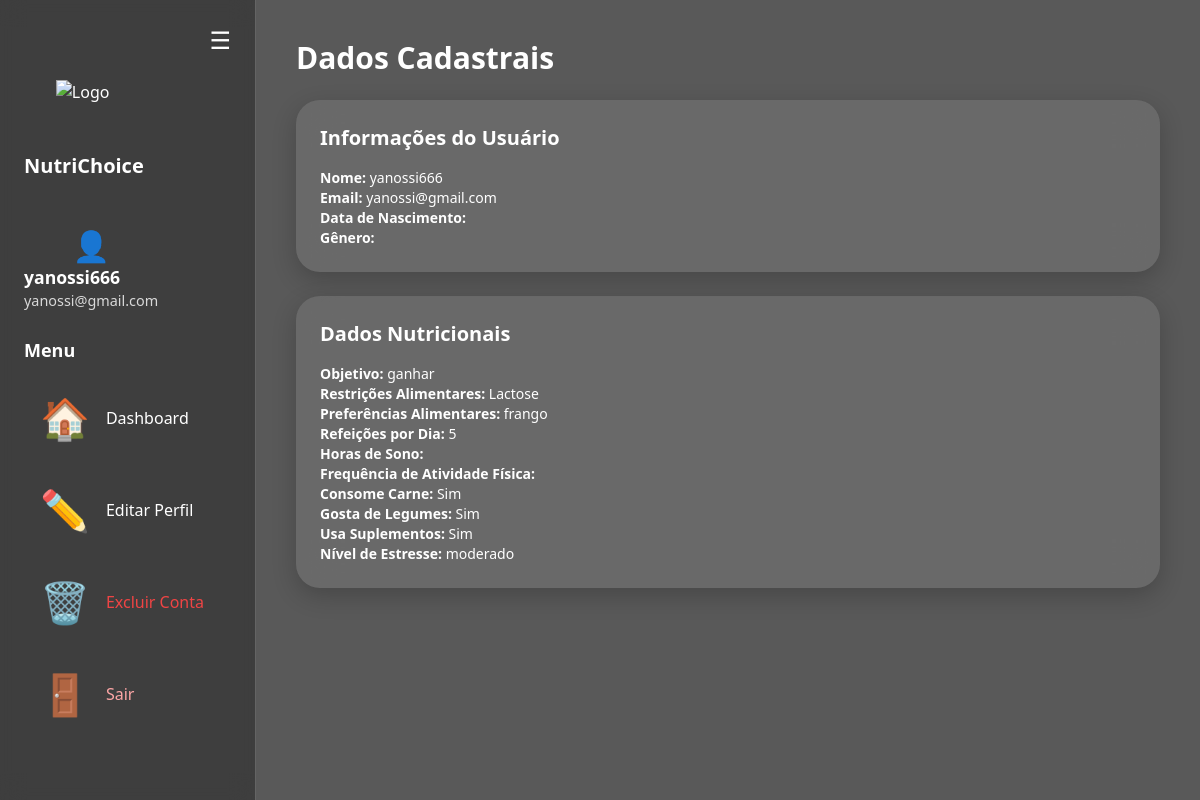
Page /dados/ (signed in) on the committed database.
### meu_app/models.py (models this page shows, shortened)
class Questionario(models.Model):
    USUARIO_CHOICES = [
        ('M', 'Masculino'),
        ('F', 'Feminino'),
        ('O', 'Outro'),
    ]
    ATIVIDADE_FISICA_CHOICES = [
        ('Sedentario', 'Sedentário'),
        ('Leve', 'Leve'),
        ('Moderada', 'Moderada'),
        ('Intensa', 'Intensa'),
    ]
    FOME_CHOICES = [
        ('Baixa', 'Baixa'),
        ('Moderada', 'Moderada'),
        ('Alta', 'Alta'),
    ]
    SONO_CHOICES = [
        ('Ruim', 'Ruim'),
        ('Moderado', 'Moderado'),
        ('Bom', 'Bom'),
    ]
    usuario = models.ForeignKey(User, on_delete=models.CASCADE, related_name="questionarios", verbose_name="Usuário")
    nome = models.CharField(max_length=100, blank=True, null=True)
    idade = models.IntegerField(null=True, blank=True)
    peso = models.DecimalField(max_digits=5, decimal_places=2, null=True, blank=True)  # em kg
    altura = models.DecimalField(max_digits=5, decimal_places=2, null=True, blank=True)  # em metros
    objetivo = models.CharField(max_length=100)
    restricoes = models.TextField(blank=True)
    preferencia = models.TextField(blank=True)
    refeicoes_por_dia = models.IntegerField(null=True, blank=True)
    come_carne = models.BooleanField(default=True)
    gosta_de_legumes = models.BooleanField(default=True)
    agua_bebida = models.DecimalField(max_digits=5, decimal_places=2, default=0, null=True, blank=True)  # ml de água por dia
    usa_suplementos = models.BooleanField(default=False)
    estresse = models.CharField(max_length=100, blank=True)
    atividade_fisica = models.CharField(max_length=100, choices=ATIVIDADE_FISICA_CHOICES, blank=True)
    fome = models.CharField(max_length=100, choices=FOME_CHOICES, blank=True)
    genero = models.CharField(max_length=50, choices=USUARIO_CHOICES, blank=True)
    sono = models.CharField(max_length=100, choices=SONO_CHOICES, blank=True)
    class Meta:
        verbose_name = "Questionário"
        verbose_name_plural = "Questionários"

### meu_app/views.py (the view)
# urls.py: path('dados/', views.dadoscadastrais, name='dados'),
@login_required
def dadoscadastrais(request):
    questionario = Questionario.objects.filter(usuario=request.user).first()
    if questionario:
        dados = {
            'nome': questionario.nome,
            'idade': questionario.idade,
            'peso': questionario.peso,
            'altura': questionario.altura,
            'genero': questionario.genero,
            'objetivo': questionario.objetivo,
            'restricoes': questionario.restricoes,
            'preferencia': questionario.preferencia,
            'fome': questionario.fome,
            'refeicoes_por_dia': questionario.refeicoes_por_dia,
            'come_carne': questionario.come_carne,
            'gosta_de_legumes': questionario.gosta_de_legumes,
            'agua_bebida': questionario.agua_bebida,
            'sono': questionario.sono,
            'atividade_fisica': questionario.atividade_fisica,
            'usa_suplementos': questionario.usa_suplementos,
            'estresse': questionario.estresse,
        }
    else:
        dados = {}
    return render(request, 'meu_app/dados_cadastrais.html', {'dados': dados, 'questionario': questionario})

### meu_app/templates/meu_app/dados_cadastrais.html (shortened to what this page needs)
<!DOCTYPE html>
<html lang="pt-br">
<head>
  <script src="https://cdn.tailwindcss.com"></script>
</head>
<body class="min-h-screen overflow-x-hidden">
  <div class="overlay"></div>
  <div class="flex min-h-screen">
    <aside id="sidebar" class="w-64 p-6 flex flex-col items-start bg-black bg-opacity-30 backdrop-blur-md border-r border-white border-opacity-20 transition-all duration-300">
      <button id="toggleSidebar" class="self-end mb-6 text-white text-2xl focus:outline-none">
        ☰
      </button>
      <div class="sidebar-header">
        <img src="https://cdn-icons-png.flaticon.com/512/415/415744.png" alt="Logo" class="w-14 h-14">
        <h2 class="text-xl font-bold text-center mt-4">NutriChoice</h2>
      </div>
      <div class="profile-info">
        <div class="text-3xl">👤</div>
        <div class="flex flex-col">
          <span class="username">{{ user.username }}</span>
          <span class="email">{{ user.email }}</span>
        </div>
      </div>
      <h2 id="menuTitle" class="text-lg font-bold text-white mt-6 mb-4">Menu</h2>
      <nav id="menuLinks" class="space-y-4 w-full">
        <a href="{% url 'perfil_nutricional' %}" class="menu-link flex items-center px-4 py-2 text-white">
          <span class="icon-box mr-4">🏠</span> Dashboard
        </a>
        <a href="{% url 'editar_perfil' %}" class="menu-link flex items-center px-4 py-2 text-white">
          <span class="icon-box mr-4">✏️</span> Editar Perfil
        </a>
        <a href="{% url 'excluir_perfil' %}" class="menu-link flex items-center px-4 py-2 text-red-500 hover:text-red-400 hover:bg-opacity-20 transition">
          <span class="icon-box mr-4">🗑️</span> Excluir Conta
        </a>
        <a href="{% url 'logout' %}" class="menu-link flex items-center px-4 py-2 text-red-300">
          <span class="icon-box mr-4">🚪</span> Sair
        </a>
      </nav>
    </aside>
    <main class="flex-1 p-10 overflow-auto transition-all duration-300">
      <h1 class="text-3xl font-bold mb-6">Dados Cadastrais</h1>
      <div class="glass p-6 mb-6">
        <h3 class="text-xl font-semibold">Informações do Usuário</h3>
        <div class="text-sm mt-4">
          <p><strong>Nome:</strong> {{ user.username }}</p>
          <p><strong>Email:</strong> {{ user.email }}</p>
          <p><strong>Data de Nascimento:</strong> {{ user.data_nascimento }}</p>
          <p><strong>Gênero:</strong> {{ user.genero }}</p>
        </div>
      </div>
      <div class="glass p-6 mb-6">
        <h3 class="text-xl font-semibold">Dados Nutricionais</h3>
        <div class="text-sm mt-4">
          <p><strong>Objetivo:</strong> {{ questionario.objetivo }}</p>
          <p><strong>Restrições Alimentares:</strong> {{ questionario.restricoes }}</p>
          <p><strong>Preferências Alimentares:</strong> {{ questionario.preferencia }}</p>
          <p><strong>Refeições por Dia:</strong> {{ questionario.refeicoes_por_dia }}</p>
          <p><strong>Horas de Sono:</strong> {{ questionario.sono }}</p>
          <p><strong>Frequência de Atividade Física:</strong> {{ questionario.atividade_fisica }}</p>
          <p><strong>Consome Carne:</strong> {% if questionario.come_carne %} Sim {% else %} Não {% endif %}</p>
          <p><strong>Gosta de Legumes:</strong> {% if questionario.gosta_de_legumes %} Sim {% else %} Não {% endif %}</p>
          <p><strong>Usa Suplementos:</strong> {% if questionario.usa_suplementos %} Sim {% else %} Não {% endif %}</p>
          <p><strong>Nível de Estresse:</strong> {{ questionario.estresse }}</p>
        </div>
      </div>
</body>
</html>

### meu_app/templates/meu_app/dados_cadastrais.html (style rules this page uses)
body { background-image: url('https://images.unsplash.com/photo-1617957743097-0d20aa2ea762?q=80&w=1932&auto=format&fit=crop'); background-size: cover; background-position: center; background-attachment: fixed; color: white; font-family: 'Segoe UI', sans-serif; }
.overlay { position: fixed; top: 0; left: 0; width: 100%; height: 100%; background: rgba(0, 0, 0, 0.65); z-index: -1; }
.glass { background: rgba(255, 255, 255, 0.1); backdrop-filter: blur(20px); -webkit-backdrop-filter: blur(20px); border-radius: 1.5rem; transition: transform 0.3s ease; box-shadow: 0 8px 24px rgba(0, 0, 0, 0.2); }
.icon-box { font-size: 2.5rem; }
.menu-link { transition: all 0.3s ease; }
.sidebar-header { display: flex; flex-direction: column; align-items: center; margin-bottom: 2rem; }
.sidebar-header img { transition: transform 0.3s; }
.profile-info { display: flex; flex-direction: column; align-items: center; margin-top: 1rem; }
.profile-info .username { font-weight: bold; font-size: 1.1rem; }
.profile-info .email { font-size: 0.9rem; color: rgba(255, 255, 255, 0.8); }

### rows in the picture
Questionario: objetivo "ganhar", restricoes "Lactose", preferencia "frango", refeicoes_por_dia "5", estresse "moderado"

### other values in the picture
{{ user.username }} "yanossi666"
{{ user.email }} "yanossi@gmail.com"
